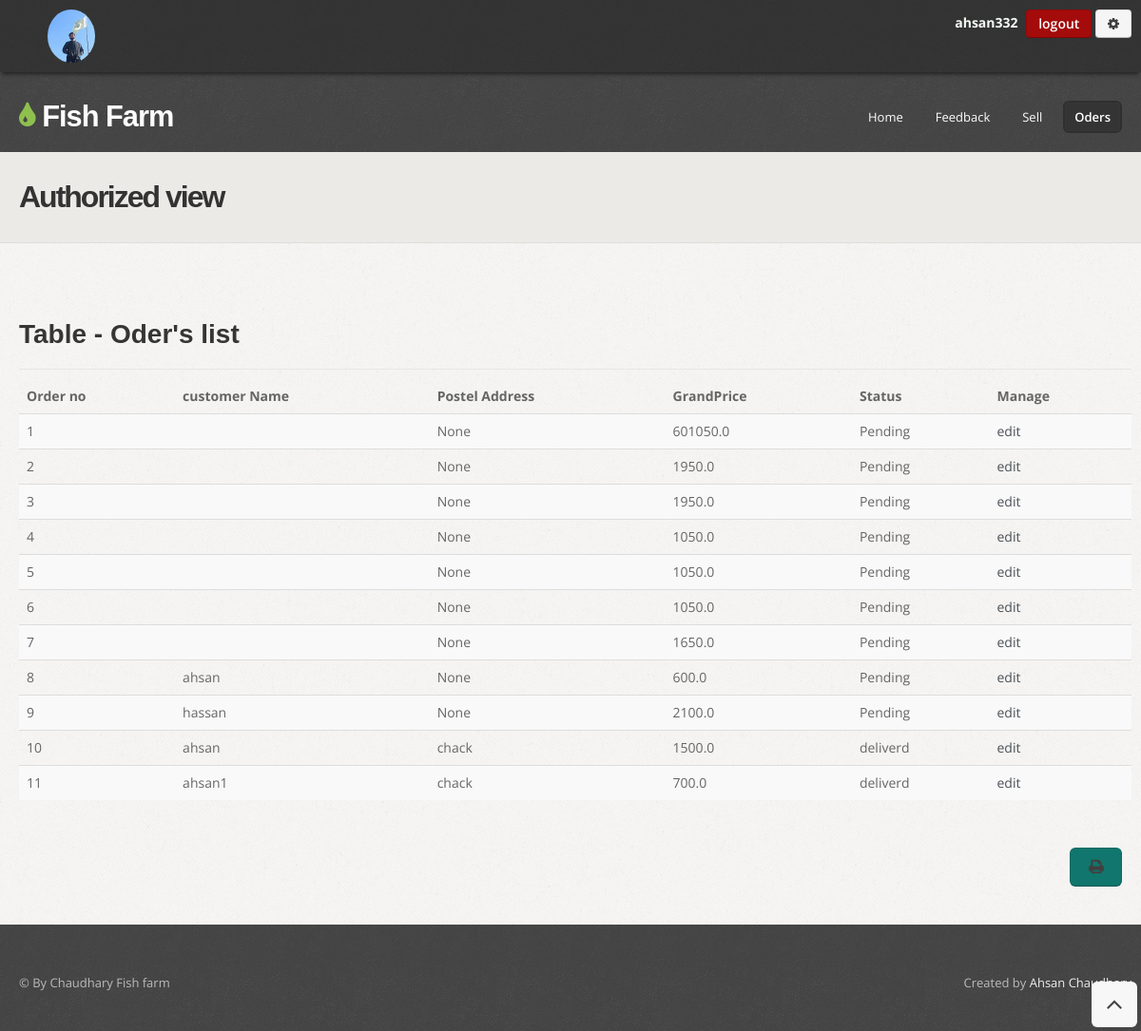
Page /order/ (signed in) on the committed database.
### fishfarm/models.py (models this page shows)
class Customers(models.Model):
    user = models.OneToOneField(User, null=True, blank=True, on_delete=models.CASCADE)
    phone = models.CharField(max_length=200, null=True)
    Address = models.CharField(max_length=200, null=True)
    profile_pic = models.ImageField(default="download (1).png", null=True, blank=True)
    date_created = models.DateTimeField(auto_now_add=True, null=True)

class Req_info(models.Model):
    status=models.CharField(max_length=255, default='Pending')
    CustomerID = models.IntegerField( null=True)
    Name_Costomer=models.CharField(max_length=255, null=True)
    Postal_Address=models.CharField(max_length=500, null=True)
    GrandTotal=models.FloatField(  null=True,default='0.00' )

### fishfarm/views.py (the view)
# urls.py: path('order/', views.order, name='order'),
def order(request):
    extend = Customers.objects.get(user=request.user.id)
    dataset = Req_info.objects.all()
    return render(request,'orders.html',{'order':dataset,'extend': extend,})

### fishfarm/templates/orders.html (shortened to what this page needs)
<!DOCTYPE html>
<html lang="en">
<head>
  {% load static %}
  <link href="{%  static 'css/bootstrap.css'%}" rel="stylesheet" />
  <link href="{%  static 'css/bootstrap-responsive.css'%}" rel="stylesheet" />
  <link href="{%  static 'css/prettyPhoto.css'%}" rel="stylesheet" />
  <link href="{%  static 'css/style.css'%}" rel="stylesheet">
  <link id="t-colors" href="{%  static  'color/default.css'%}" rel="stylesheet" />
</head>
<body>
  <div id="wrapper">
    <header>
      <div class="top">
        <div class="container">
          <div class="row">
            <div class="span6">
              <ul class="topmenu">
                {% if user.is_authenticated %}
                <li>
                  <div class="span1" style="float: left;">
                    <img src="{{extend.profile_pic.url}}" alt="Girl in a jacket" width="50px" height="50px"
                      style="border-radius: 50%;">
                  </div>
                </li>
                {% else %}
                  <li><a href="{% url 'ehome'%}">Mange site content</a> &#47;</li>
                {% endif %}
              </ul>
            </div>
            <div class="span6">
              <ul class="social-network">
                <li>
                  <b style="color: rgb(245, 250, 245); padding-right: 5px;"> {{request.user}}</b>
                </li>
                <li>
                  <a href="/logout" class="btn btn-danger">logout</a>
                </li>
                <li>
                  <a href="{% url 'Setting'%}" class="btn btn-red"><i class="icon-cog"></i> </a>
                </li>
               </ul>
            </div>
          </div>
        </div>
      </div>
      <div class="container">
        <div class="row nomargin">
          <div class="span4">
            <div class="logo">
              <h1><a href="{% url 'ehome'%}"><i class="icon-tint"></i> Fish Farm</a></h1>
            </div>
          </div>
          <div class="span8">
            <div class="navbar navbar-static-top">
              <div class="navigation">
                <nav>
                  <ul class="nav topnav">
                    <li><a href="{% url 'ehome'%}">Home</a></li>
                    <li><a href="{% url 'feedback'%}">Feedback</a></li>
                    <li>
                      <a href="{% url 'sell'%}">Sell </a>
                    </li>
                    <li class="active">
                      <a href="{% url 'order'%}">Oders </a>
                    </li>
                  </ul>
                </nav>
              </div>
            </div>
          </div>
        </div>
      </div>
    </header>
    <section id="inner-headline">
      <div class="container">
        <div class="row">
          <div class="span4">
            <div class="inner-heading">
              <h2>Authorized view </h2>
            </div>
          </div>
          <div class="span8">
          </div>
        </div>
      </div>
    </section>
    <section id="content">
      <div class="container">
        <div class="row demobtn">
          <div class="span12">
            <div class="row">
              <div class="span12  ">
              </div>
            </div>
            <div class="row">
              <div class="span12  Print-container">
                <h4 class="heading "><strong>Table</strong> - Oder's list </h4>
                <div class="solidline"></div>
                <table class="table table-striped">
                    <thead>
                      <tr>
                        <th>
                            Order no
                        </th>
                        <th>
                            customer Name
                        </th>
                        <th>
                          Postel Address
                        </th>
                        <th>
                            GrandPrice
                        </th>
                        <th>
                            Status
                        </th>
                        <th>
                          Manage
                      </th>
                      </tr>
                    </thead>
                    <tbody>
                        {% for data in order %}
                      <tr>
                        <td>
                          {{data.id}}
                        </td>
                        <td>
                            {{data.Name_Costomer}}
                        </td>
                        <td>
                          {{data.Postal_Address}}
                        </td>
                        <td>
                            {{data.GrandTotal}}
                        </td>
                        <td>
                            {{data.status}}
                        </td>
                        <td>
                         <a href="{% url 'edit' data.id  %}">edit</a>
                        </td>
                      </tr>
                      {% endfor %}
                    </tbody>
                  </table>
              </div>
            </div>
          </div>
          <a href="" class="icon-print btn btn-large btn-success" style="float: right; " onclick="window.print();"></a>
        </div>
      </div>
    </section>
    <footer>
      <div class="container  Print-container">
        <div class="row">
          <div class="span6">
            <div class="copyright">
              <p><span>&copy; By Chaudhary Fish farm</span></p>
            </div>
          </div>
          <div class="span6">
            <div class="credits">
              Created by <a href="0332-4387332">Ahsan Chaudhary</a>
            </div>
          </div>
        </div>
      </div>
    </footer>
  </div>
  <a href="#" class="scrollup"><i class="icon-angle-up icon-rounded icon-bglight icon-2x"></i></a>
</body>
</html>

### fishfarm/static/css/style.css (style rules this page uses)
body { font-family:'Open Sans', Arial, sans-serif; font-size:14px; font-weight:400; line-height:1.6em; color:#656565; }
a { color:#4b5056; }
.bold { font-weight:900; }
.container { padding:0 20px 0 20px; position:relative; }
.row { margin-bottom:30px; }
.row .row { margin-bottom:30px; }
.row.nomargin { margin-bottom:0; }
header { background: url(../img/header-pattern-150.png) repeat; margin:0; padding:0 0 20px; position:relative; z-index:2000; }
header .top { padding:10px 0 10px; margin:0 0 30px; background: url(../img/top-pattern-150.png) repeat; -webkit-box-shadow: 0 4px 4px -2px #222; -moz-box-shadow: 0 4px 4px -2px #222; box-shadow: 0 4px 4px -2px #222; }
header .logo { float:left; }
header .logo h1 { color:#fdfdfd; letter-spacing:-1px; font-size:2.2em; font-weight:900; margin:0; }
header .logo h1 a { color:#fdfdfd; }
header .top .row { margin-bottom:0; }
ul.topmenu { list-style:none; margin:0; }
ul.topmenu li { display:inline; }
ul.social-network { float:right; list-style:none; margin:0; }
ul.social-network li { display:inline; }
header .navigation { float:right; }
header ul.nav li { border:none; margin:0; }
header ul.nav li a { border:none; font-weight:400; }
.navbar .nav > li > a { font-size:13px; color: #fdfdfd; text-shadow: none; }
.navbar .nav > .active > a,.navbar .nav > .active > a:hover { font-weight:600; }
#content { position:relative; background:#fff; border-top:1px solid #ddd; padding:50px 0 0 0; }
#content { background-image: url(../img/pattern/pat-1.png); background-repeat: repeat; }
#content h4 { font-weight:700; }
#inner-headline { background:#eceae6; position:relative; margin:0; padding:0; }
#inner-headline .inner-heading h2 { color:#333; margin:30px 0 0 0; font-size:32px; letter-spacing:-2px; }
h4.heading { font-weight:300; }
h4.heading strong { font-weight:700; }
.heading { margin-bottom: 20px; }
.heading { position: relative; }
footer { padding:50px 0 0 0; color:#bbb; background: url(../img/header-pattern-150.png) repeat; }
footer a { color:#eee; text-decoration:none; }
.copyright p { text-align:left; font-size:13px; }
.credits { text-align:right; font-size:13px; }
.demobtn a.btn { margin:0 10px 10px 0; }
.solidline { border-top:1px solid #e6e6e6; margin:0 0 10px; }
.scrollup { position:fixed; width:32px; height:32px; bottom:20px; right:20px; }
a.scrollup { outline:0; text-decoration:none; }
a i.icon-bglight, a i.icon-bgdark { display: inline-block; }
[class^="icon-"], [class*=" icon-"] { color:#404040; }

### fishfarm/static/color/default.css (style rules this page uses)
.logo h1 [class^="icon-"] { color:#8fc04e; }

### fishfarm/static/css/overwrite.css (style rules this page uses)
h1, h2, h3, h4, h5, h6 { font-family: 'Raleway', sans-serif; color:#353535; font-weight:700; line-height:1.1em; margin-top:0; }
h1 { font-size:60px; margin-bottom:24px; }
h2 { font-size:42px; margin-bottom:22px; }
h4 { font-size:28px; margin-bottom:20px; }
h1 strong,h2 strong,h3 strong,h4 strong,h5 strong,h6 strong { font-weight:900; }
ul, ol { padding: 0; margin: 0 0 10px 25px; }
li { line-height: 1.6em; }
.btn { font-size: 14px; font-weight:600; text-shadow: none; background-image:none; border-color: none; border-bottom-color: none; -webkit-box-shadow: none; -moz-box-shadow: none; box-shadow: none; }
.btn { outline:0; -webkit-border-radius: 4px; -moz-border-radius: 4px; border-radius: 4px; }
a.btn,.btn:focus { outline:0; }
.btn-large { font-size: 16px; font-weight:700; -webkit-border-radius: 6px; -moz-border-radius: 6px; border-radius: 6px; }
.btn-success { background: #11766D; }
.btn-danger { background: #a40b0b; }
.navbar .nav { border-right:none; border-left:none; }
.navbar .nav > li > a { float: none; font-size:13px; margin-left:10px; margin-right:0; text-decoration: none; text-shadow: none; border-right:none; border-left:none; color: #fff; border:2px solid transparent; padding:4px 10px 4px 10px; background-image: none; background: none; }
.navbar .nav > .active > a, .navbar .nav > .active > a:hover, .navbar .nav > .active > a:focus { color: #fff; border:2px solid #302f2f; padding:4px 10px 4px 10px; background-image: none; background: #343434; filter: none; text-decoration: none; -webkit-box-shadow: none; -moz-box-shadow: none; box-shadow: none; -webkit-border-radius: 6px; -moz-border-radius: 6px; border-radius: 6px; -moz-box-shadow: inset 0 0 1px #555; -webkit-box-shadow: inset 0 0 1px #555; box-shadow: inset 0 0 1px #555; }

### rows in the picture
Customers: profile_pic (picture)
Req_info: id "1", Postal_Address "None", GrandTotal "601050.0", status "Pending"
Req_info: id "2", Postal_Address "None", GrandTotal "1950.0", status "Pending"
Req_info: id "3", Postal_Address "None", GrandTotal "1950.0", status "Pending"
Req_info: id "4", Postal_Address "None", GrandTotal "1050.0", status "Pending"
Req_info: id "5", Postal_Address "None", GrandTotal "1050.0", status "Pending"
Req_info: id "6", Postal_Address "None", GrandTotal "1050.0", status "Pending"
Req_info: id "7", Postal_Address "None", GrandTotal "1650.0", status "Pending"
Req_info: id "8", Name_Costomer "ahsan", Postal_Address "None", GrandTotal "600.0", status "Pending"
Req_info: id "9", Name_Costomer "hassan", Postal_Address "None", GrandTotal "2100.0", status "Pending"
Req_info: id "10", Name_Costomer "ahsan", Postal_Address "chack", GrandTotal "1500.0", status "deliverd"
Req_info: id "11", Name_Costomer "ahsan1", Postal_Address "chack", GrandTotal "700.0", status "deliverd"

### other values in the picture
{{ request.user }} "ahsan332"
